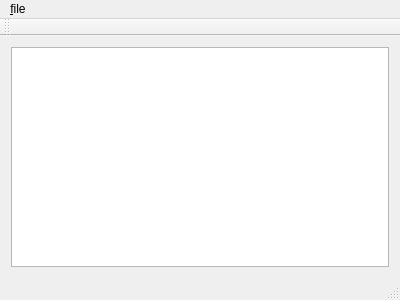
<?xml version="1.0" encoding="UTF-8"?>
<ui version="4.0">
 <class>MainWindow</class>
 <widget class="QMainWindow" name="MainWindow">
  <property name="geometry">
   <rect>
    <x>0</x>
    <y>0</y>
    <width>400</width>
    <height>300</height>
   </rect>
  </property>
  <property name="windowTitle">
   <string>MainWindow</string>
  </property>
  <widget class="QWidget" name="centralWidget">
   <layout class="QHBoxLayout" name="horizontalLayout">
    <item>
     <widget class="QTextEdit" name="textEdit"/>
    </item>
   </layout>
  </widget>
  <widget class="QMenuBar" name="menuBar">
   <property name="geometry">
    <rect>
     <x>0</x>
     <y>0</y>
     <width>400</width>
     <height>27</height>
    </rect>
   </property>
   <widget class="QMenu" name="menu_file">
    <property name="title">
     <string>&amp;file</string>
    </property>
    <addaction name="action_open"/>
    <addaction name="action_Save_as"/>
   </widget>
   <addaction name="menu_file"/>
  </widget>
  <widget class="QToolBar" name="mainToolBar">
   <attribute name="toolBarArea">
    <enum>TopToolBarArea</enum>
   </attribute>
   <attribute name="toolBarBreak">
    <bool>false</bool>
   </attribute>
  </widget>
  <widget class="QStatusBar" name="statusBar"/>
  <action name="action_open">
   <property name="text">
    <string>&amp;open</string>
   </property>
  </action>
  <action name="action_Save_as">
   <property name="text">
    <string>&amp;Save as</string>
   </property>
  </action>
 </widget>
 <layoutdefault spacing="6" margin="11"/>
 <resources/>
 <connections/>
</ui>
